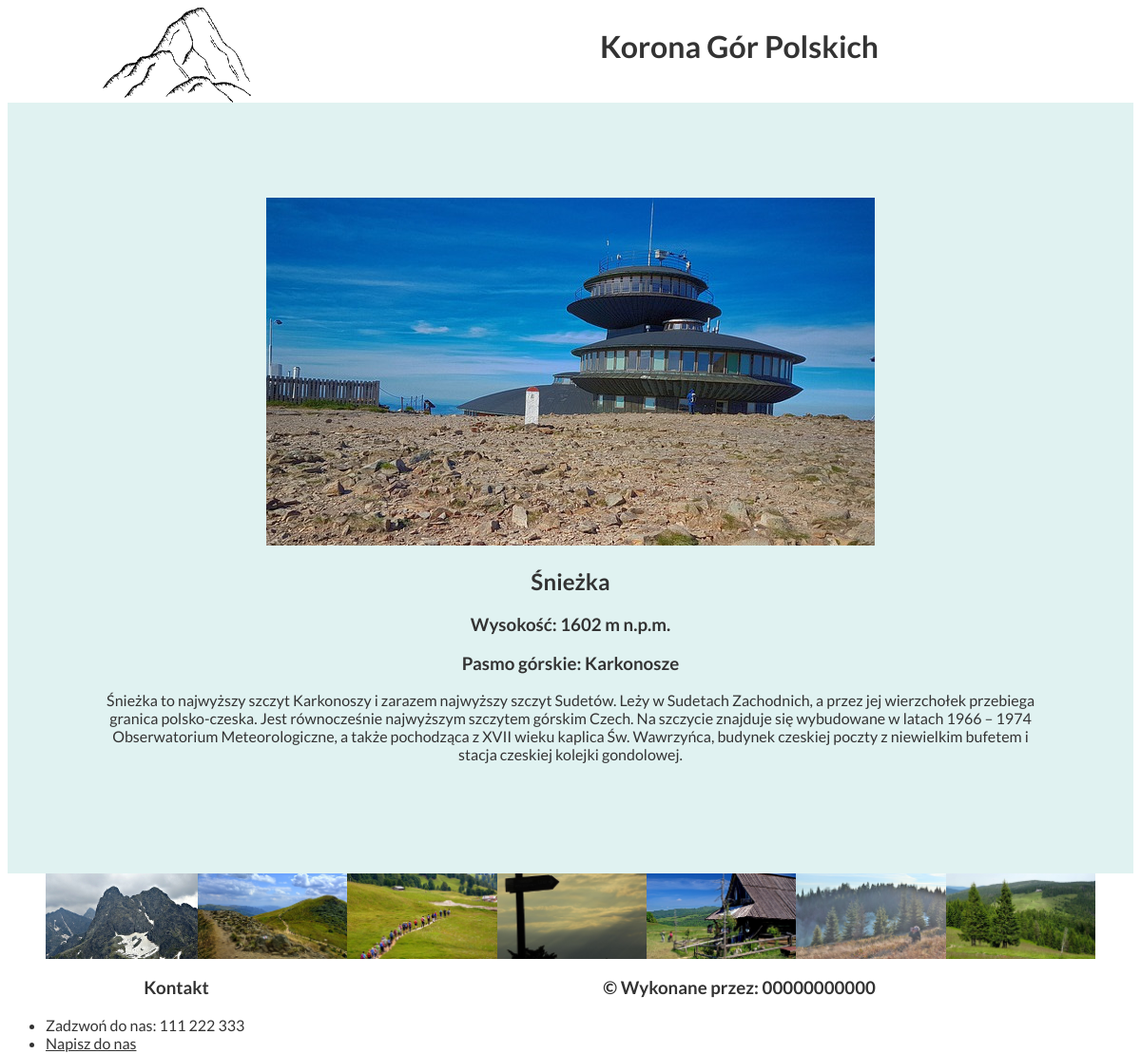
/arkusze/arkuszpasmagurskie/szczyty.php?id=26, run on the app's committed database.
### tables this page shows
CREATE TABLE `opis` (
  `id` int(10) UNSIGNED NOT NULL,
  `szczyty_id` int(10) UNSIGNED NOT NULL,
  `opis` text DEFAULT NULL
);

CREATE TABLE `szczyty` (
  `id` int(10) UNSIGNED NOT NULL,
  `nazwa` varchar(30) DEFAULT NULL,
  `wysokosc` int(10) UNSIGNED DEFAULT NULL,
  `pasmo` varchar(50) DEFAULT NULL,
  `lokator` varchar(10) DEFAULT NULL,
  `plik` varchar(50) NOT NULL
);

### arkusze/arkuszpasmagurskie/szczyty.php (the view, shortened to what this page needs)
<?php
    $conn = mysqli_connect("localhost", "root", "", "korona");
?>
<!DOCTYPE html>
<html lang="pl">
    <head>
        <link rel="stylesheet" href="styl.css">
    </head>
    <body>
        <header>
            <div id="header1">
                <img src="logo.png" alt="Logo">
            </div>
            <div id="header2">
                <h1>Korona Gór Polskich</h1>
            </div>
        </header>
        <main>
            <?php
                if(isset($_GET['id'])) {
                    $id = $_GET['id'];
                    $query = "SELECT szczyty.plik, szczyty.nazwa, szczyty.wysokosc, szczyty.pasmo, opis.opis FROM szczyty JOIN opis ON szczyty.id = opis.szczyty_id WHERE szczyty.id = $id;";
                    $result = mysqli_query($conn, $query);
                    $row = $result -> fetch_assoc();
                    echo "<img src='{$row['plik']}' alt='{$row['nazwa']}' class='duze'>";
                    echo "<h2>{$row['nazwa']}</h2>";
                    echo "<h3>Wysokość: {$row['wysokosc']} m n.p.m.</h3>";
                    echo "<h3>Pasmo górskie: {$row['pasmo']}</h3>";
                    echo "<p>{$row['opis']}</p>";
                }
            ?>
        </main>
        <section>
            <?php
                $query = "SELECT nazwa, plik FROM szczyty LIMIT 10;";
                $result = mysqli_query($conn, $query);
                while($row = $result -> fetch_assoc()) {
                    echo "<img src='{$row['plik']}' alt='{$row['nazwa']}' class='miniatury'>";
                }
            ?>
        </section>
        <div id="footer1">
            <h3>Kontakt</h3>
            <ul>
                <li>Zadzwoń do nas: 111 222 333</li>
                <li><a href="mailto:korona@gory.pl">Napisz do nas</a></li>
            </ul>
        </div>
        <div id="footer2">
            <h3>&copy; Wykonane przez: 00000000000</a></h3>
        </div>
    </body>
</html>

### arkusze/arkuszpasmagurskie/styl.css (style rules this page uses)
* { font-family: Lato, sans-serif; text-align: center; color: #333; }
#header1, #header2, #footer1, #footer2 { height: 100px; }
#header1, #footer1 { width: 30%; float: left; }
#header2, #footer2 { width: 70%; float: left; }
main { clear: both; background-color: #e0f2f1; padding: 100px; }
section { height: 90px; overflow: hidden; }
.miniatury { height: 90px; }
li { text-align: left; }

### data on the page
opis: szczyty.plik (picture), szczyty.nazwa "Śnieżka", szczyty.wysokosc "1602", szczyty.pasmo "Karkonosze", opis "Śnieżka to najwyższy szczyt Karkonoszy i zarazem najwyższy szczyt Sudetów. Leży w Sudetach Zachodnich, a przez jej wierzchołek przebiega granica polsko-czeska. Jest równocześnie najwyższym szczytem górskim Czech. Na szczycie znajduje się wybudowane w latach 1966 – 1974 Obserwatorium Meteorologiczne, a także pochodząca z XVII wieku kaplica Św. Wawrzyńca, budynek czeskiej poczty z niewielkim bufetem i stacja czeskiej kolejki gondolowej."
szczyty: plik (picture)
szczyty: plik (picture)
szczyty: plik (picture)
szczyty: plik (picture)
szczyty: plik (picture)
szczyty: plik (picture)
szczyty: plik (picture)
